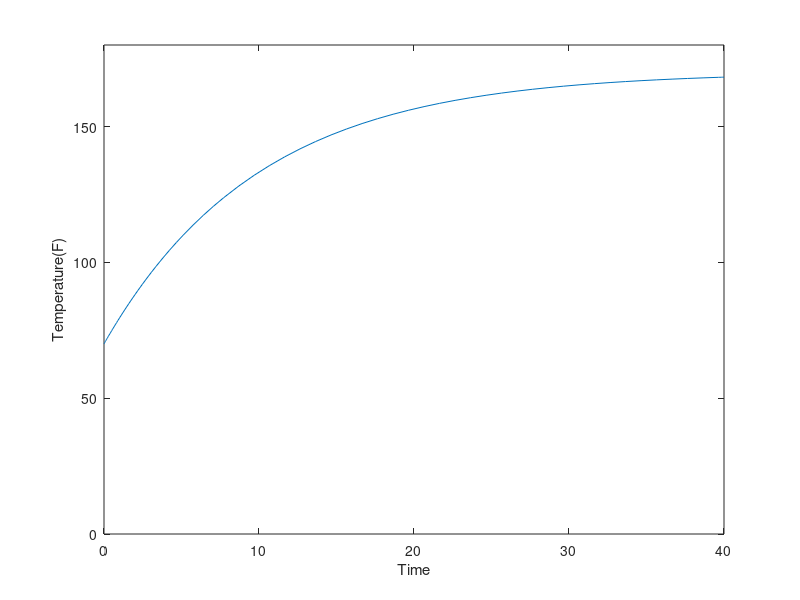

MATLAB code for this plot:

ti = 70;
tb = 170;
%Solve for temp after 10s
[time,temp] = ode45(@(time,temp) (tb-temp)/10, [0 10], ti);
n = length(temp);
fprintf("The temp after 10s is %.1f F.\n",temp(n))
%Solve for temp after 20s
[time,temp] = ode45(@(time,temp) (tb-temp)/10, [0 20], ti);
n = length(temp);
fprintf("The temp after 20s is %.1f F.\n",temp(n))
%Solve for temp after 40s
[time,temp] = ode45(@(time,temp) (tb-temp)/10, [0 40], ti);
n = length(temp);
fprintf("The temp after 40s is %.1f F.\n",temp(n))
%Logical comparison
near160 = temp < 160.1 & temp > 159; 
time160 = time(near160);
fprintf("It will take %.2f seconds for the temp to reach 160.\n", time160)
%Plot function 
plot(time,temp)
xlabel("Time")
ylabel("Temperature(F)")
xlim([0 40])
ylim([0 180])
